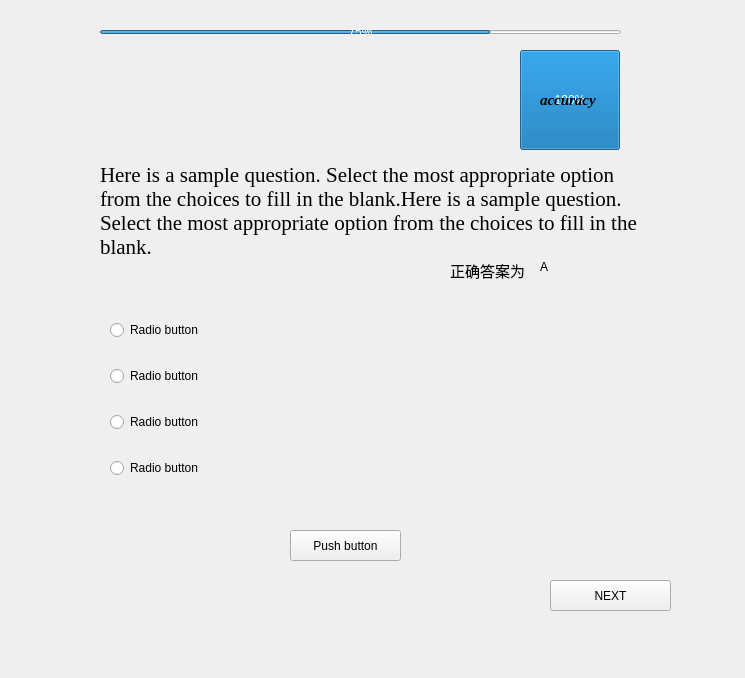
<?xml version="1.0" encoding="UTF-8"?>
<ui version="4.0">
 <class>fanyi</class>
 <widget class="QWidget" name="fanyi">
  <property name="geometry">
   <rect>
    <x>0</x>
    <y>0</y>
    <width>745</width>
    <height>678</height>
   </rect>
  </property>
  <property name="windowTitle">
   <string>Form</string>
  </property>
  <widget class="PrimaryPushButton" name="PrimaryPushButton">
   <property name="geometry">
    <rect>
     <x>550</x>
     <y>580</y>
     <width>121</width>
     <height>31</height>
    </rect>
   </property>
   <property name="text">
    <string>NEXT</string>
   </property>
  </widget>
  <widget class="CaptionLabel" name="CaptionLabel">
   <property name="geometry">
    <rect>
     <x>100</x>
     <y>160</y>
     <width>541</width>
     <height>101</height>
    </rect>
   </property>
   <property name="font">
    <font>
     <family>Times New Roman</family>
     <pointsize>16</pointsize>
     <weight>50</weight>
     <bold>false</bold>
    </font>
   </property>
   <property name="text">
    <string>Here is a sample question. Select the most appropriate option from the choices to fill in the blank.Here is a sample question. Select the most appropriate option from the choices to fill in the blank.  </string>
   </property>
   <property name="wordWrap">
    <bool>true</bool>
   </property>
  </widget>
  <widget class="QWidget" name="layoutWidget">
   <property name="geometry">
    <rect>
     <x>110</x>
     <y>300</y>
     <width>561</width>
     <height>201</height>
    </rect>
   </property>
   <layout class="QVBoxLayout" name="verticalLayout">
    <item>
     <widget class="RadioButton" name="RadioButton">
      <property name="text">
       <string>Radio button</string>
      </property>
     </widget>
    </item>
    <item>
     <widget class="RadioButton" name="RadioButton_2">
      <property name="text">
       <string>Radio button</string>
      </property>
     </widget>
    </item>
    <item>
     <widget class="RadioButton" name="RadioButton_3">
      <property name="text">
       <string>Radio button</string>
      </property>
     </widget>
    </item>
    <item>
     <widget class="RadioButton" name="RadioButton_4">
      <property name="text">
       <string>Radio button</string>
      </property>
     </widget>
    </item>
   </layout>
  </widget>
  <widget class="ProgressBar" name="ProgressBar">
   <property name="geometry">
    <rect>
     <x>100</x>
     <y>30</y>
     <width>521</width>
     <height>4</height>
    </rect>
   </property>
   <property name="value">
    <number>75</number>
   </property>
   <property name="val">
    <double>75.000000000000000</double>
   </property>
  </widget>
  <widget class="ProgressRing" name="ProgressRing">
   <property name="geometry">
    <rect>
     <x>520</x>
     <y>50</y>
     <width>100</width>
     <height>100</height>
    </rect>
   </property>
   <property name="value">
    <number>100</number>
   </property>
   <property name="val">
    <double>100.000000000000000</double>
   </property>
  </widget>
  <widget class="PushButton" name="PushButton">
   <property name="geometry">
    <rect>
     <x>290</x>
     <y>530</y>
     <width>111</width>
     <height>31</height>
    </rect>
   </property>
   <property name="text">
    <string>Push button</string>
   </property>
  </widget>
  <widget class="SplitToolButton" name="SplitToolButton">
   <property name="geometry">
    <rect>
     <x>660</x>
     <y>20</y>
     <width>69</width>
     <height>32</height>
    </rect>
   </property>
  </widget>
  <widget class="BodyLabel" name="BodyLabel">
   <property name="geometry">
    <rect>
     <x>450</x>
     <y>260</y>
     <width>91</width>
     <height>20</height>
    </rect>
   </property>
   <property name="font">
    <font>
     <family>楷体</family>
     <pointsize>11</pointsize>
     <weight>50</weight>
     <bold>false</bold>
    </font>
   </property>
   <property name="text">
    <string>正确答案为</string>
   </property>
  </widget>
  <widget class="SubtitleLabel" name="SubtitleLabel">
   <property name="geometry">
    <rect>
     <x>540</x>
     <y>253</y>
     <width>81</width>
     <height>27</height>
    </rect>
   </property>
   <property name="text">
    <string>A</string>
   </property>
  </widget>
  <widget class="BodyLabel" name="BodyLabel_2">
   <property name="geometry">
    <rect>
     <x>540</x>
     <y>90</y>
     <width>66</width>
     <height>20</height>
    </rect>
   </property>
   <property name="font">
    <font>
     <family>Times New Roman</family>
     <pointsize>11</pointsize>
     <weight>75</weight>
     <italic>true</italic>
     <bold>true</bold>
    </font>
   </property>
   <property name="text">
    <string>accuracy</string>
   </property>
  </widget>
 </widget>
 <customwidgets>
  <customwidget>
   <class>PushButton</class>
   <extends>QPushButton</extends>
   <header>qfluentwidgets</header>
  </customwidget>
  <customwidget>
   <class>PrimaryPushButton</class>
   <extends>PushButton</extends>
   <header>qfluentwidgets</header>
  </customwidget>
  <customwidget>
   <class>SplitToolButton</class>
   <extends>QWidget</extends>
   <header>qfluentwidgets</header>
  </customwidget>
  <customwidget>
   <class>RadioButton</class>
   <extends>QRadioButton</extends>
   <header>qfluentwidgets</header>
  </customwidget>
  <customwidget>
   <class>CaptionLabel</class>
   <extends>QLabel</extends>
   <header>qfluentwidgets</header>
  </customwidget>
  <customwidget>
   <class>BodyLabel</class>
   <extends>QLabel</extends>
   <header>qfluentwidgets</header>
  </customwidget>
  <customwidget>
   <class>SubtitleLabel</class>
   <extends>QLabel</extends>
   <header>qfluentwidgets</header>
  </customwidget>
  <customwidget>
   <class>ProgressBar</class>
   <extends>QProgressBar</extends>
   <header>qfluentwidgets</header>
  </customwidget>
  <customwidget>
   <class>ProgressRing</class>
   <extends>ProgressBar</extends>
   <header>qfluentwidgets</header>
  </customwidget>
 </customwidgets>
 <resources/>
 <connections/>
</ui>
